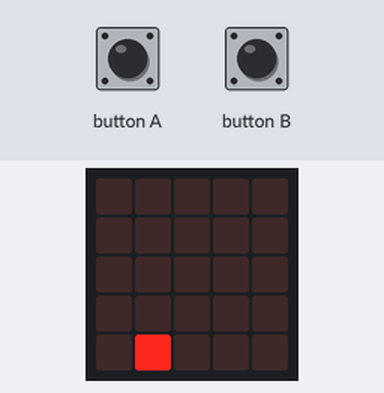
Bench run of a program on a simulated BBC micro:bit (MakeCode). Shown: the board's 5×5 LED display. Inputs (shaded band) come from the test bench. The 48×5 strip is a reading aid, not a part: it shows the text the display is scrolling, unrolled, one strip-width of it at a time.

Above: at 2.2 s.
2.3 s: button A pressed 5 times (0.12 s each, 0.3 s apart)
At 2.8 s:
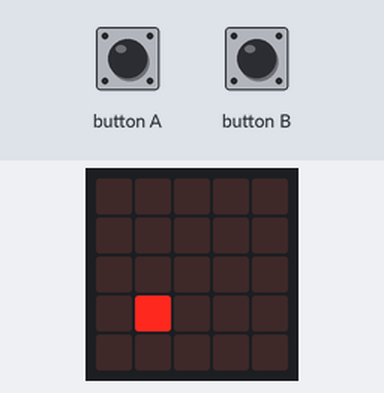
5.6 s: button A pressed 2 times (0.12 s each, 0.3 s apart)
At 7.0 s:
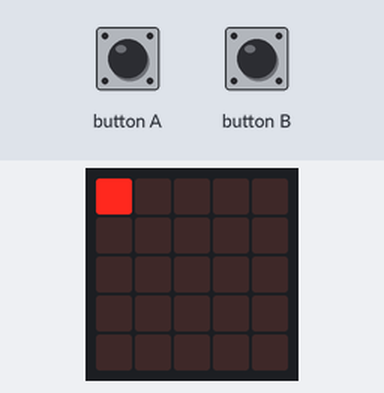
12.2 s: button A pressed for 0.15 s
At 12.8 s:
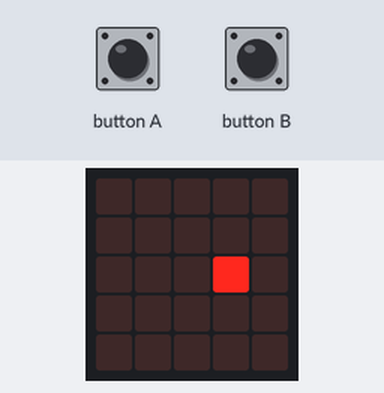
21.3 s: button A pressed for 0.15 s
At 22.8 s:
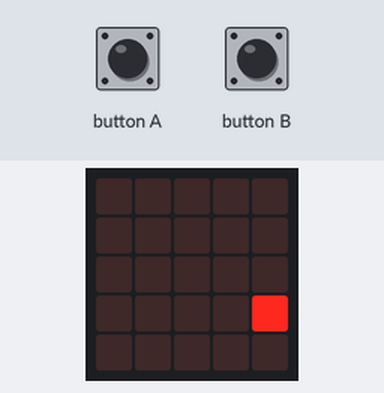

Measured:
- after the input at 2.3 s, the display: changes after 0.26 s (image 1)
- after the input at 12.2 s, the display: changes after 0.24 s (image 3)
- after the input at 21.3 s, the display: first differs from a run without the input after 1.1 s (image 4)
- what the display in image 2 shows lasts 0.5 s, from 6.7 s to 7.2 s

The program:

main.ts
```typescript
let levelTime: number
let person: Entity
let monsters: Entity[]
let totalMonsters: number
let playing: boolean
let gameSuspended: boolean
let busyPos: Point[]

class Entity {
    public x: number
    public y: number
    public dirX: number
    public dirY: number
    public hitHorizontalWall(): boolean {
        return this.y == 0 && this.dirY == -1 || this.y == 4 && this.dirY == 1
    }

    public hitVerticalWall(): boolean {
        return this.x == 0 && this.dirX == -1 || this.x == 4 && this.dirX == 1
    }

    public possHorizontalDir(): number {
        if (this.x == 0) {
            return 1
        } else if (this.x == 4) {
            return - 1
        } else {
            return Math.randomInt(2) * 2 - 1
        }
    }

    public possVerticalDir(): number {
        if (this.y == 0) {
            return 1
        } else if (this.y == 4) {
            return - 1
        } else {
            return Math.randomInt(2) * 2 - 1
        }
    }

    public collidesX(p2: Entity): boolean {
        return this.y == p2.y && this.y + this.dirY == p2.y + p2.dirY && (this.x + this.dirX == p2.x || this.x + this.dirX == p2.x + p2.dirX || p2.x + p2.dirX == this.x)
    }

    public collidesY(p2: Entity): boolean {
        return this.x == p2.x && this.x + this.dirX == p2.x + p2.dirX && (this.y + this.dirY == p2.y || this.y + this.dirY == p2.y + p2.dirY || p2.y + p2.dirY == this.y)
    }

    public move1() {
        this.x = this.x + this.dirX
        this.y = this.y + this.dirY
    }

    public towardsX(p2: Entity): number {
        return Math.sign(p2.x - this.x)
    }

    public towardsY(p2: Entity): number {
        return Math.sign(p2.y - this.y)
    }

    public plot() {
        led.plot(this.x, this.y)
    }

    public blink() {
        led.plot(this.x, this.y)
        basic.pause(125)
        led.unplot(this.x, this.y)
        basic.pause(125)
        led.plot(this.x, this.y)
    }

}

class Point {
    public x: number
    public y: number
}

initializeState()
redraw()
basic.pause(1000)
basic.forever(() => {
    levelTime = levelTime + 12
    basic.pause(12)
    if (!playing) {
        levelTime = 0
        playing = true
    }
    if (levelTime >= 5000) {
        gameSuspended = true
        game.levelUp()
        levelUp()
        levelTime = 0
        resetState()
        redraw()
        basic.pause(1000)
        gameSuspended = false
    }
})
basic.forever(() => {
    if (!gameSuspended) {
        logic()
        redraw()
        basic.pause(500)
    }
})
input.onButtonPressed(Button.A, () => {
    let temp = Math.abs(person.dirX) * (-1)
    person.dirX = Math.abs(person.dirY) * (-1)
    person.dirY = temp
})
input.onButtonPressed(Button.B, () => {
    let temp1 = Math.abs(person.dirX)
    person.dirX = Math.abs(person.dirY)
    person.dirY = temp1
})

function redraw() {
    basic.clearScreen()
    person.plot()
    for (let i = 0; i < totalMonsters; i++) {
        monsters[i].blink()
    }
}

function initializeState() {
    person = new Entity()
    playing = false
    busyPos = ([] as Point[])
    let busyPos1 = new Point()
    busyPos1.x = 1
    busyPos1.y = 1
    let busyPos2 = new Point()
    busyPos2.x = 1
    busyPos2.y = 3
    let busyPos3 = new Point()
    busyPos3.x = 3
    busyPos3.y = 1
    busyPos.push(busyPos1)
    busyPos.push(busyPos2)
    busyPos.push(busyPos3)
    monsters = ([] as Entity[])
    addMonster()
    resetState()
}

function logic() {
    if (person.hitHorizontalWall()) {
        person.dirY = 0
        person.dirX = person.possHorizontalDir()
    }
    if (person.hitVerticalWall()) {
        person.dirX = 0
        person.dirY = person.possVerticalDir()
    }
    let lost = false
    for (let i = 0; i < totalMonsters; i++) {
        let m = monsters[i]
        m.dirX = m.towardsX(person)
        m.dirY = m.towardsY(person)
        if (m.dirX != 0 && m.dirY != 0) {
            let x = Math.randomInt(2)
            if (x == 1) {
                m.dirX = 0
            } else {
                m.dirY = 0
            }
        }
        if (person.collidesX(m) || person.collidesY(m)) {
            lost = true
        }
    }
    if (!lost) {
        moveAll()
    } else {
        loseLife()
    }
}

function loseLife() {
    moveAll()
    basic.pause(500)
    basic.showLeds(`
        . # . # .
        . . # . .
        . . . . .
        . # # # .
        # . . . #
        `, 400)
    basic.pause(1000)
    basic.clearScreen()
    game.removeLife(1)
    playing = false
    resetState()
}

function moveAll() {
    person.move1()
    for (let i = 0; i < totalMonsters; i++) {
        monsters[i].move1()
    }
}

function addMonster() {
    let m = new Entity()
    monsters.push(m)
    totalMonsters = totalMonsters + 1
}

function levelUp() {
    addMonster()
}

function resetState() {
    levelTime = 0
    game.setLife(5)
    person.x = 4
    person.y = 4
    person.dirX = -1
    person.dirY = 0
    for (let i = 0; i < totalMonsters; i++) {
        let busy = busyPos[i]
        let m = monsters[i]
        m.x = (busy.x + Math.randomInt(3)) - 1
        m.y = (busy.y + Math.randomInt(3)) - 1
    }
}
```

test.ts
```typescript
// testene settes inn her; disse vil ikke kompilert så lenge denne pakken blir brukt som en utvidelse.
```
